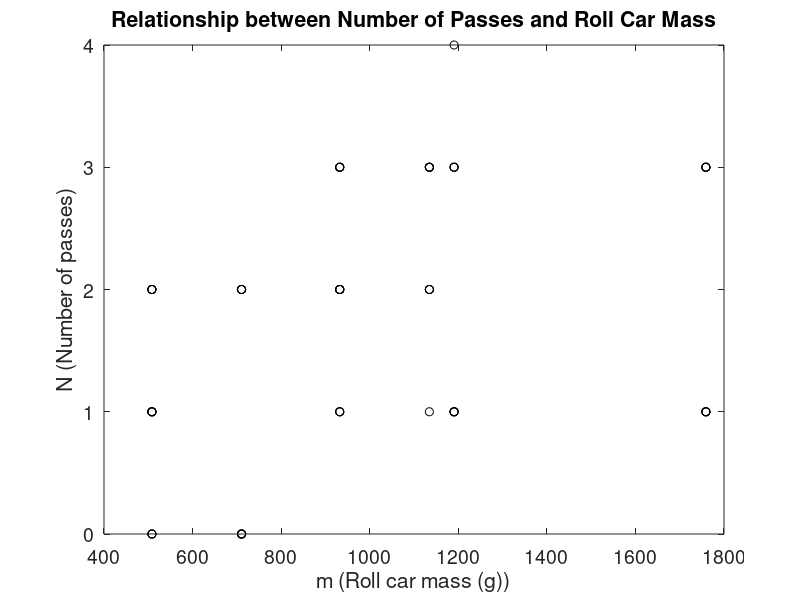

This chart was generated by the following MATLAB code: (Note: this script raises an error after producing the figure.)
%% Determining the most important parameter.
% This function plots the number of passes against the roll car mass, the
% radius of gyration, and the drop height to determine which parameter is
% the most important.
load combinedConfigurations_03_22;

drop_height=[23.3,26.6,29.9,33.5,37.7,41.3,45.2,48.7,52.8,55.9]; % cm
passes=[];
mass=[];
r=[];
h_ID=[];

for m=1:length(combinedConfigurations_03_22)
    passes=[passes combinedConfigurations_03_22(m).passes];
    for n=1:combinedConfigurations_03_22(m).total_runs
        mass=[mass combinedConfigurations_03_22(m).m];
        r=[r combinedConfigurations_03_22(m).r];
        h_ID=[h_ID combinedConfigurations_03_22(m).h];
    end
end

h_actual=zeros(size(h_ID));
for m=1:length(h_actual)
    h_actual(m)=drop_height(h_ID(m));
end

%% Figure 1: passes vs m

figure(1);
plot(mass,passes,'ko');
xlabel('m (Roll car mass (g))');
ylabel('N (Number of passes)');
title('Relationship between Number of Passes and Roll Car Mass');
set(gca,'FontSize',14);

m_p_mdl=fitlm(mass,passes);
disp(['Number passes vs mass: R^2 =' num2str(m_p_mdl.Rsquared.Ordinary)]);

mass_reg=linspace(min(mass),max(mass),100);
mass_coeff=m_p_mdl.Coefficients.Estimate;
passes_m_reg=mass_coeff(1)+mass_coeff(2)*mass_reg;

hold on;
plot(mass_reg,passes_m_reg,'k-');
ylim([0 max(passes)+1]);

legend('Data',['Linear regression']); 
a=annotation('textbox',[.2 .8 .1 .1],'String',['N = ' num2str(mass_coeff(1),3) ... 
    ' + ' num2str(mass_coeff(2),3) 'm' char(10) 'R^2 = ' ...
    num2str(m_p_mdl.Rsquared.Ordinary,3)]);
set(a,'FontSize',14);

saveas(gcf,'Graphs\MostImportantParameter\m_passes.jpg');
%% Figure 2: passes vs r_g

figure(2);
plot(r,passes,'ko');
xlabel('r_g (Radius of gyration (mm))');
ylabel('N (Number of passes)');
title('Relationship between Number of Passes and Roll Car R_g');
set(gca,'FontSize',14);

r_p_mdl=fitlm(r,passes);
disp(['Number passes vs r_g: R^2 =' num2str(r_p_mdl.Rsquared.Ordinary)]);

r_reg=linspace(min(r),max(r),100);
r_coeff=r_p_mdl.Coefficients.Estimate;
passes_r_reg=r_coeff(1)+r_coeff(2)*r_reg;

hold on;
plot(r_reg,passes_r_reg,'k-');
ylim([0 max(passes)+1]);

legend('Data',['Linear regression']); 
a=annotation('textbox',[.2 .8 .1 .1],'String',['N = ' num2str(r_coeff(1),3) ... 
    ' - ' num2str(-1*r_coeff(2),3) 'r_g' char(10) 'R^2 = ' ...
    num2str(r_p_mdl.Rsquared.Ordinary,3)]);
set(a,'FontSize',14);

saveas(gcf,'Graphs\MostImportantParameter\r_passes.jpg');
%% Figure 3: passes vs h_actual

figure(3);
plot(h_actual,passes,'ko');
xlabel('h (Drop height (cm))');
ylabel('N (Number of passes)');
title('Relationship between Number of Passes and Drop Height');
set(gca,'FontSize',14);

h_actual_p_mdl=fitlm(h_actual,passes);
disp(['Number passes vs h_actual: R^2 =' num2str(h_actual_p_mdl.Rsquared.Ordinary)]);

h_actual_reg=linspace(min(h_actual),max(h_actual),100);
h_actual_coeff=h_actual_p_mdl.Coefficients.Estimate;
passes_h_actual_reg=h_actual_coeff(1)+h_actual_coeff(2)*h_actual_reg;

hold on;
plot(h_actual_reg,passes_h_actual_reg,'k-');
ylim([0 max(passes)+1]);

legend('Data',['Linear regression']); 
a=annotation('textbox',[.2 .8 .1 .1],'String',['N = ' num2str(h_actual_coeff(1),3) ... 
    ' + ' num2str(h_actual_coeff(2),3) 'h' char(10) 'R^2 = ' ...
    num2str(h_actual_p_mdl.Rsquared.Ordinary,3)]);
set(a,'FontSize',14);

saveas(gcf,'Graphs\MostImportantParameter\h_actual_passes.jpg');